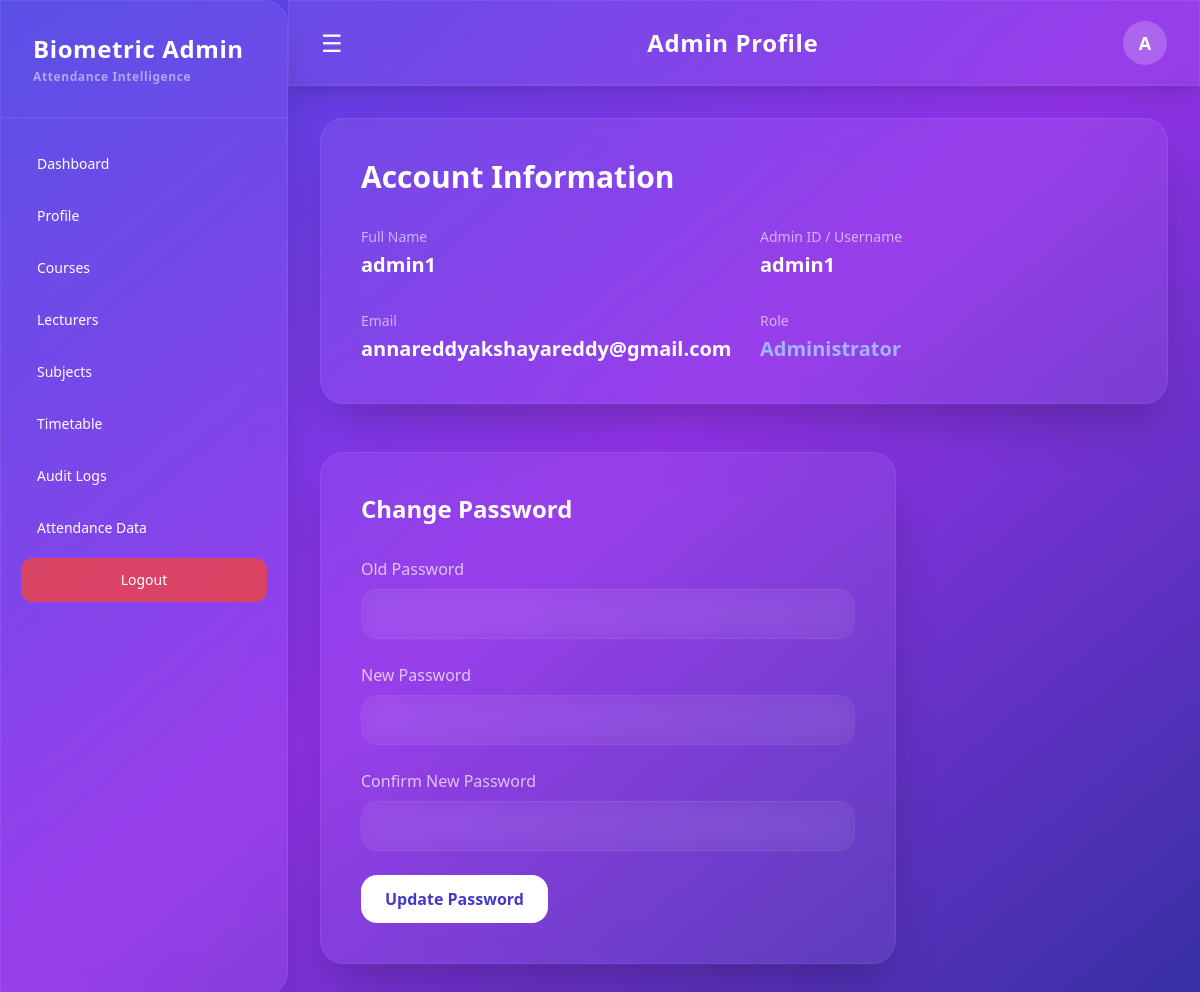
/accounts/admin/profile/ (signed in), run on the app's committed database.
### accounts/models.py (models this page shows, shortened)
class User(AbstractUser):
    ROLE_CHOICES = (
        ('student', 'Student'),
        ('lecturer', 'Lecturer'),
        ('admin', 'Admin'),
    )
    role = models.CharField(max_length=10, choices=ROLE_CHOICES)
    admission_id = models.CharField(max_length=20, unique=True, null=True, blank=True)
    dob = models.DateField(null=True, blank=True)
    lecturer_id = models.CharField(max_length=20, unique=True, null=True, blank=True)
    admin_id = models.CharField(max_length=20, unique=True, null=True, blank=True)
    face_enrolled = models.BooleanField(default=False)
    re_enroll_used = models.BooleanField(default=False) #ONE self re-enroll allowed
    admin_reenroll_allowed = models.BooleanField(default=False) #Admin override.
    course = models.ForeignKey(
        Course,
        on_delete=models.SET_NULL,
        null=True,
            blank=True
    )
    year = models.IntegerField(null=True, blank=True)

### accounts/views.py (the view)
# urls.py: path("admin/profile/", admin_profile, name="admin_profile"),
@admin_required
def admin_profile(request):
    return render(request, "admin/profile.html")

### templates/admin/profile.html (shortened to what this page needs)
{% extends "admin/base.html" %}
{% block header_title %}Admin Profile{% endblock %}
{% block content %}
<div class="space-y-12">
    <div class="glass p-10 rounded-3xl shadow-2xl">
        <h2 class="text-3xl font-bold mb-8">
            Account Information
        </h2>
        <div class="grid md:grid-cols-2 gap-8">
            <div>
                <p class="text-white/60 text-sm mb-1">Full Name</p>
                <p class="text-xl font-semibold">
                    {{ request.user.get_full_name|default:request.user.username }}
                </p>
            </div>
            <div>
                <p class="text-white/60 text-sm mb-1">Admin ID / Username</p>
                <p class="text-xl font-semibold">
                    {{ request.user.username }}
                </p>
            </div>
            <div>
                <p class="text-white/60 text-sm mb-1">Email</p>
                <p class="text-xl font-semibold">
                    {{ request.user.email|default:"Not Provided" }}
                </p>
            </div>
            <div>
                <p class="text-white/60 text-sm mb-1">Role</p>
                <p class="text-xl font-semibold text-indigo-300">
                    Administrator
                </p>
            </div>
        </div>
    </div>
    <div class="glass p-10 rounded-3xl shadow-2xl max-w-xl">
        <h2 class="text-2xl font-bold mb-8">
            Change Password
        </h2>
        <form method="POST" class="space-y-6">
            <div>
                <label class="block text-white/70 mb-2">Old Password</label>
                <input type="password" name="old_password" required
                       class="w-full px-5 py-3 rounded-2xl glass-soft focus:ring-2 focus:ring-indigo-500">
            </div>
            <div>
                <label class="block text-white/70 mb-2">New Password</label>
                <input type="password" name="new_password" required
                       class="w-full px-5 py-3 rounded-2xl glass-soft focus:ring-2 focus:ring-indigo-500">
            </div>
            <div>
                <label class="block text-white/70 mb-2">Confirm New Password</label>
                <input type="password" name="confirm_password" required
                       class="w-full px-5 py-3 rounded-2xl glass-soft focus:ring-2 focus:ring-indigo-500">
            </div>
            <button type="submit"
                    class="px-6 py-3 bg-white text-indigo-700 font-semibold rounded-2xl hover:scale-105 transition">
                Update Password
            </button>
        </form>
    </div>
</div>
{% endblock %}

### templates/admin/base.html (shortened to what this page needs)
{% load static %}
<!DOCTYPE html>
<html lang="en">
<head>
    <script src="https://cdn.tailwindcss.com"></script>
</head>
<body class="h-screen bg-gradient-to-br from-indigo-600 via-purple-600 to-indigo-800 text-white overflow-hidden">
<div class="flex h-full">
    <aside id="sidebar"
        class="fixed md:relative z-40 h-full w-72 glass shadow-2xl transform -translate-x-full md:translate-x-0 transition-transform duration-300 ease-in-out rounded-r-3xl">
        <div class="p-8 text-2xl font-bold tracking-wide border-b border-white/10">
            Biometric Admin
            <p class="text-xs text-white/50 mt-1">Attendance Intelligence</p>
        </div>
        <nav class="mt-6 space-y-2 px-5 text-sm">
            <a href="{% url 'admin_dashboard' %}" class="sidebar-link block px-4 py-3 rounded-xl">Dashboard</a>
            <a href="{% url 'admin_profile' %}" class="sidebar-link block px-4 py-3 rounded-xl">Profile</a>
            <a href="{% url 'admin_courses' %}" class="sidebar-link block px-4 py-3 rounded-xl">Courses</a>
            <a href="{% url 'admin_lecturers' %}" class="sidebar-link block px-4 py-3 rounded-xl">Lecturers</a>
            <a href="{% url 'admin_subjects' %}" class="sidebar-link block px-4 py-3 rounded-xl">Subjects</a>
            <a href="{% url 'admin_timetable' %}" class="sidebar-link block px-4 py-3 rounded-xl">Timetable</a>
            <a href="{% url 'admin_audit_logs' %}" class="sidebar-link block px-4 py-3 rounded-xl">Audit Logs</a>
            <a href="{% url 'admin_attendance_data' %}" class="sidebar-link block px-4 py-3 rounded-xl">Attendance Data</a>
            <a href="{% url 'logout' %}"
               class="block px-4 py-3 rounded-xl bg-red-500/80 hover:bg-red-600 transition mt-6 text-center">
                Logout
            </a>
        </nav>
    </aside>
    <div class="flex-1 flex flex-col overflow-hidden">
        <header class="flex items-center justify-between px-8 py-5 glass shadow-xl">
            <button id="toggleSidebar" class="text-2xl focus:outline-none">
                ☰
            </button>
            <h1 class="text-xl md:text-2xl font-semibold tracking-wide">
                {% block header_title %}Dashboard{% endblock %}
            </h1>
            <a href="{% url 'admin_profile' %}"
               class="w-11 h-11 rounded-full bg-white/20 flex items-center justify-center text-lg font-bold hover:scale-110 transition">
                {{ request.user.first_name|default:"A"|slice:":1" }}
            </a>
        </header>
        <div class="flex-1 overflow-y-auto p-8">
            {% block content %}{% endblock %}
        </div>
    </div>
</div>
</body>
</html>

### templates/admin/base.html (style rules this page uses)
body { font-family: ui-sans-serif, system-ui, -apple-system; }
.glass { background:rgba(255,255,255,0.06); backdrop-filter:blur(18px); border:1px solid rgba(255,255,255,0.08); }
.glass-soft { background:rgba(255,255,255,0.03); backdrop-filter:blur(12px); border:1px solid rgba(255,255,255,0.05); }
.sidebar-link { transition:all .2s ease; }

### data on the page
User: user.first_name "A", user.get_full_name "admin1", user.username "admin1", user.email "annareddyakshayareddy@gmail.com"
